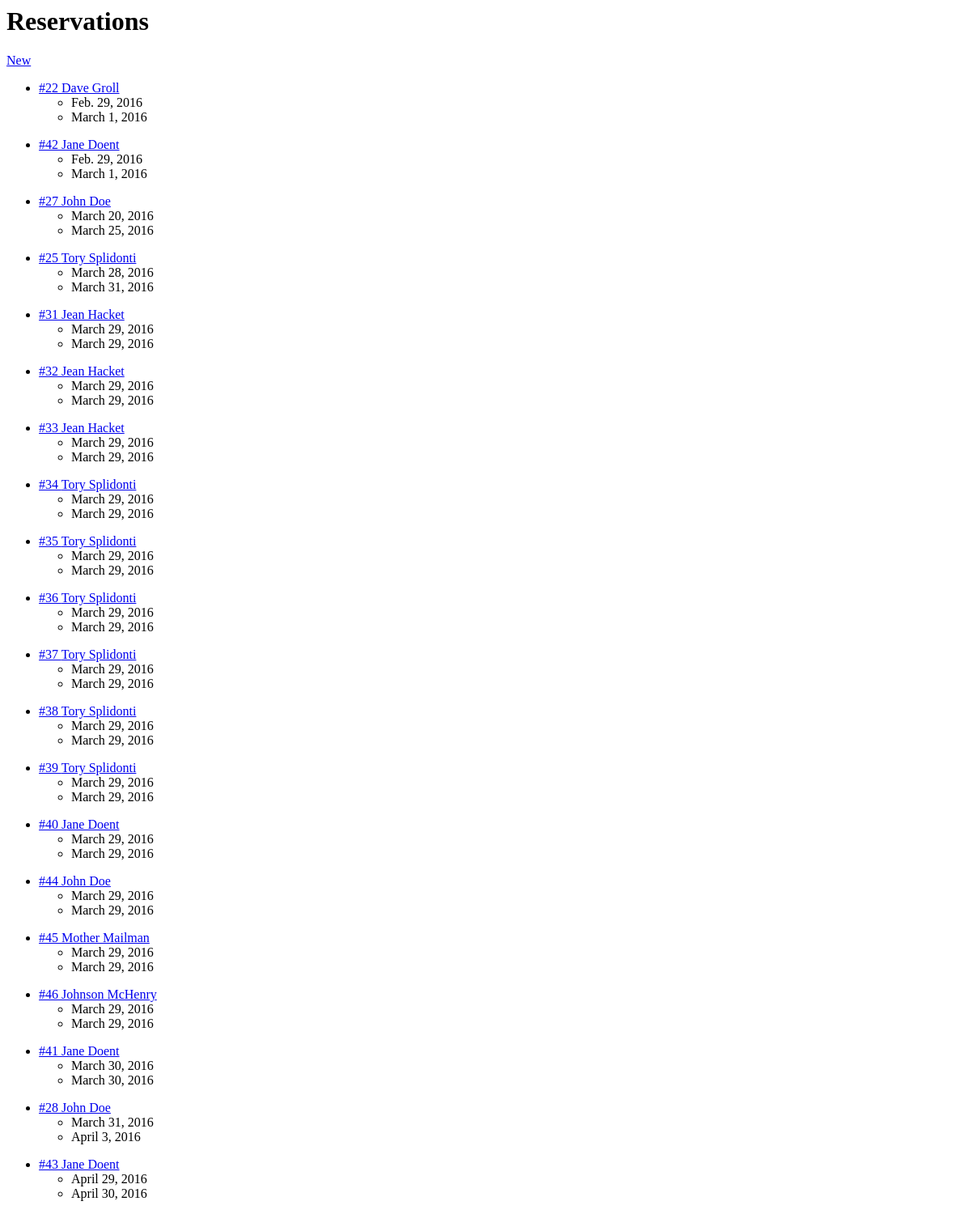
The page /reservation/list/ on the database as committed earlier.
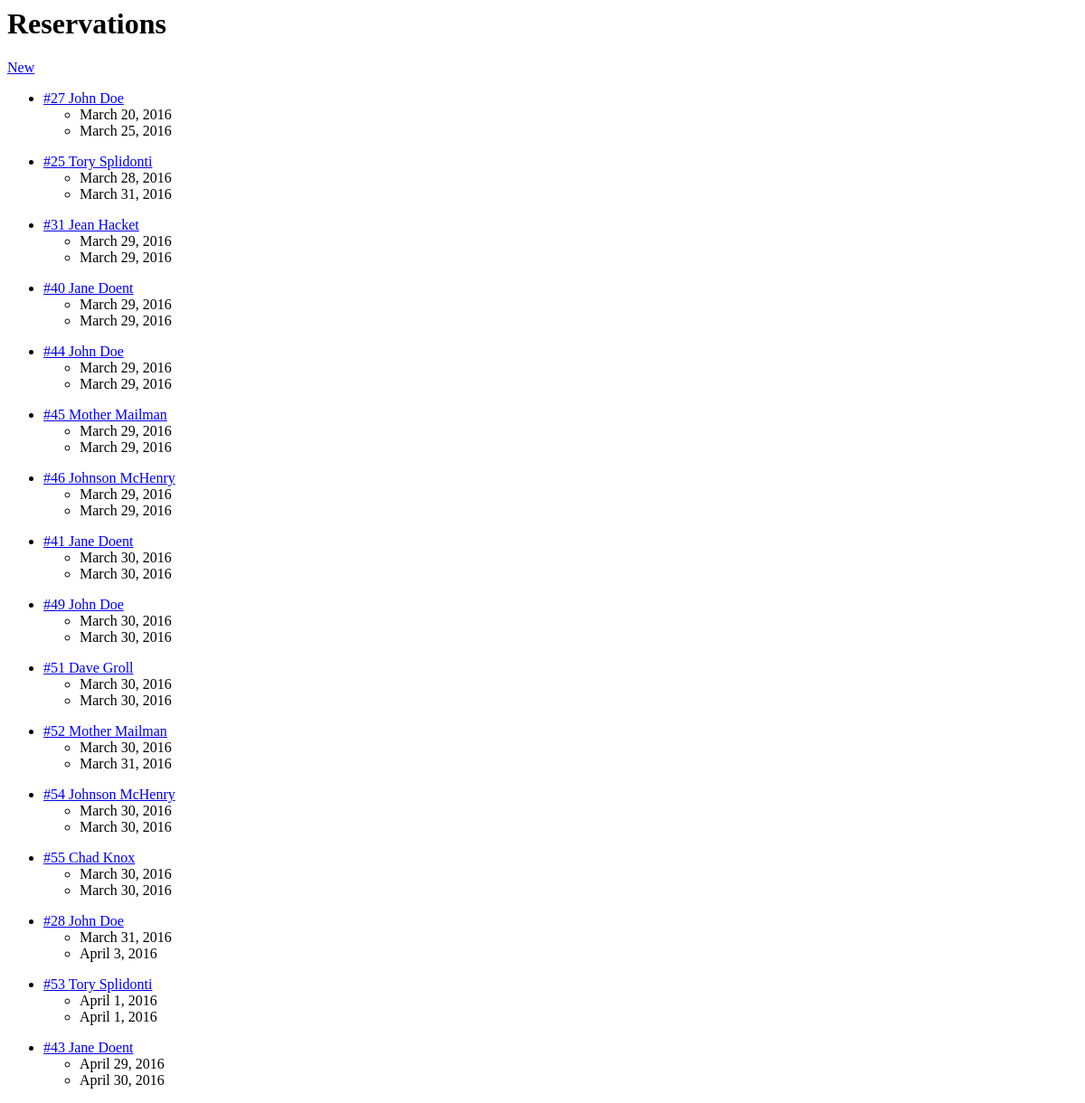
The same page on the database as committed later.
### bookings/models.py (models this page shows, shortened)
class Reservation(models.Model):
    objects = ReservationManager()
    member = models.ForeignKey('Member', on_delete=models.CASCADE)
    party_size = models.IntegerField(default=1, help_text="Number of Guests in Party")
    arrival = models.DateField(default=date.today, help_text="Arrival Date")
    departure = models.DateField(default=date.today, help_text="Arrival Date")
    MEAL_CHOICES = (
            ('B', 'Breakfast'),
            ('L', 'Lunch'),
            ('D', 'Dinner'),
            )
    first_meal = models.CharField('First meal at camp', max_length=1, choices=MEAL_CHOICES, default='LUNCH', help_text="First Meal")
    last_meal = models.CharField('Last meal at camp', max_length=1, choices=MEAL_CHOICES, default='LUNCH', help_text="Last Meal")
    created_on = models.DateTimeField(auto_now_add=True)
    edited_on = models.DateTimeField(auto_now=True)
    class Meta:
        ordering = ['arrival']

class Person(models.Model):
    objects = PersonManager()
    first_name = models.CharField(max_length=25)
    last_name = models.CharField(max_length=25)
    def full_name(self):
        return self.first_name + ' ' + self.last_name
    class Meta:
        abstract = True
        unique_together = (('first_name', 'last_name'),)

class Member(Person):
    def __str__(self):
        return self.full_name()

### bookings/reservation_views.py (the view)
class ReservationListView(ListView):
    model = Reservation
    template_name = 'bookings/reservation_list.html'
    context_object_name = 'reservation_list'

### bookings/templates/bookings/reservation_list.html
<h1>Reservations</h1>
<a href="{% url 'reservation_new' %}">New</a>
{% for reservation in reservation_list %}
<ul>
    <li>
    <a href="{% url 'reservation_detail' pk=reservation.pk %}">
        #{{ reservation.id }} {{ reservation.member }}
    </a>
    </li>
        <ul>
            <li>{{ reservation.arrival }}</li>
            <li>{{ reservation.departure }}</li>
        </ul>
</ul>
{% endfor %}

Rows that differ between the two databases and show on the page:
removed Reservation: id "22", member "Dave Groll", arrival "Feb. 29, 2016", departure "March 1, 2016"
removed Reservation: id "42", member "Jane Doent", arrival "Feb. 29, 2016", departure "March 1, 2016"
removed Reservation: id "32", member "Jean Hacket", arrival "March 29, 2016", departure "March 29, 2016"
removed Reservation: id "33", member "Jean Hacket", arrival "March 29, 2016", departure "March 29, 2016"
removed Reservation: id "34", member "Tory Splidonti", arrival "March 29, 2016", departure "March 29, 2016"
removed Reservation: id "35", member "Tory Splidonti", arrival "March 29, 2016", departure "March 29, 2016"
removed Reservation: id "36", member "Tory Splidonti", arrival "March 29, 2016", departure "March 29, 2016"
removed Reservation: id "37", member "Tory Splidonti", arrival "March 29, 2016", departure "March 29, 2016"
removed Reservation: id "38", member "Tory Splidonti", arrival "March 29, 2016", departure "March 29, 2016"
removed Reservation: id "39", member "Tory Splidonti", arrival "March 29, 2016", departure "March 29, 2016"
added Reservation: id "49", member "John Doe", arrival "March 30, 2016", departure "March 30, 2016"
added Reservation: id "51", member "Dave Groll", arrival "March 30, 2016", departure "March 30, 2016"
added Reservation: id "52", member "Mother Mailman", arrival "March 30, 2016", departure "March 31, 2016"
added Reservation: id "54", member "Johnson McHenry", arrival "March 30, 2016", departure "March 30, 2016"
added Reservation: id "55", member "Chad Knox", arrival "March 30, 2016", departure "March 30, 2016"
added Reservation: id "53", member "Tory Splidonti", arrival "April 1, 2016", departure "April 1, 2016"
